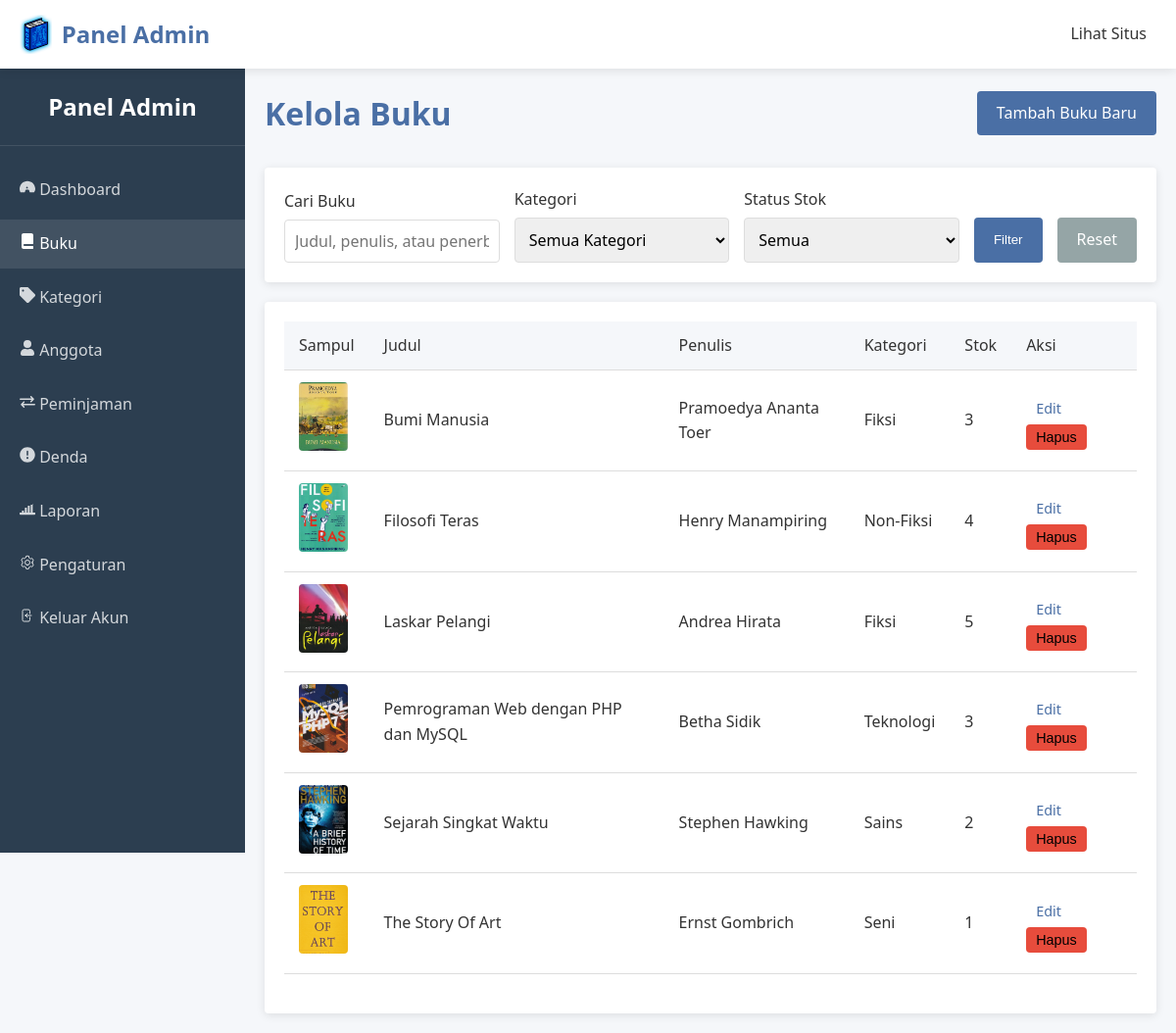
Page /admin/buku.php (signed in) on the committed database.
### tables this page shows
CREATE TABLE buku (
    id INT AUTO_INCREMENT PRIMARY KEY,
    judul VARCHAR(255) NOT NULL,
    penulis VARCHAR(255) NOT NULL,
    penerbit VARCHAR(255),
    tahun_terbit INT,
    id_kategori INT,
    deskripsi TEXT,
    sampul VARCHAR(255),
    stok INT DEFAULT 1,
    tanggal_ditambahkan TIMESTAMP DEFAULT CURRENT_TIMESTAMP,
    FOREIGN KEY (id_kategori) REFERENCES kategori(id)
);

CREATE TABLE kategori (
    id INT AUTO_INCREMENT PRIMARY KEY,
    nama VARCHAR(100) NOT NULL,
    ikon VARCHAR(255),
    tanggal_dibuat TIMESTAMP DEFAULT CURRENT_TIMESTAMP
);

### admin/buku.php (the view, shortened to what this page needs)
<?php
include '../config/koneksi.php';
$aksi = isset($_GET['aksi']) ? $_GET['aksi'] : 'daftar';
$id_buku = isset($_GET['id']) ? (int)$_GET['id'] : 0;
$cari = isset($_GET['cari']) ? mysqli_real_escape_string($koneksi, $_GET['cari']) : '';
$kategori_query = "SELECT * FROM kategori ORDER BY nama ASC";
$kategori_result = mysqli_query($koneksi, $kategori_query);
$buku = null;
$gambar_buku = [];
$books_query = "SELECT b.*, k.nama as nama_kategori FROM buku b
               JOIN kategori k ON b.id_kategori = k.id
               WHERE 1=1";
$books_query .= " ORDER BY b.judul ASC";
$books_result = mysqli_query($koneksi, $books_query);
?>
<!DOCTYPE html>
<html lang="id">
<head>
    <link rel="stylesheet" href="../assets/css/style.css">
    <link rel="stylesheet" href="../assets/css/admin.css">
</head>
<body>
    <?php include 'includes/header.php'; ?>
    <div class="admin-container">
        <?php include 'includes/sidebar.php'; ?>
        <main class="admin-content">
            <div class="admin-header">
                <h1><?php echo $aksi == 'tambah' ? 'Tambah Buku Baru' : ($aksi == 'edit' ? 'Edit Buku' : 'Kelola Buku'); ?></h1>
                <?php if ($aksi == 'daftar'): ?>
                    <a href="?aksi=tambah" class="btn btn-primary">Tambah Buku Baru</a>
                <?php endif; ?>
            </div>
            <?php if ($aksi == 'tambah' || $aksi == 'edit'): ?>
                <div class="admin-form-container">
                    <form method="post" enctype="multipart/form-data" class="admin-form">
                        <?php if ($aksi == 'edit'): ?>
                            <input type="hidden" name="id_buku" value="<?php echo $buku['id']; ?>">
                        <?php endif; ?>
                        <div class="form-group">
                            <label for="judul">Judul</label>
                            <input type="text" id="judul" name="judul" value="<?php echo $aksi == 'edit' ? htmlspecialchars($buku['judul']) : ''; ?>" required>
                        </div>
                        <div class="form-group">
                            <label for="penulis">Penulis</label>
                            <input type="text" id="penulis" name="penulis" value="<?php echo $aksi == 'edit' ? htmlspecialchars($buku['penulis']) : ''; ?>" required>
                        </div>
                        <div class="form-row">
                            <div class="form-group">
                                <label for="penerbit">Penerbit</label>
                                <input type="text" id="penerbit" name="penerbit" value="<?php echo $aksi == 'edit' ? htmlspecialchars($buku['penerbit']) : ''; ?>" required>
                            </div>
                            <div class="form-group">
                                <label for="tahun">Tahun Terbit</label>
                                <input type="number" id="tahun" name="tahun" min="1900" max="<?php echo date('Y'); ?>" value="<?php echo $aksi == 'edit' ? $buku['tahun_terbit'] : date('Y'); ?>" required>
                            </div>
                        </div>
                        <div class="form-row">
                            <div class="form-group">
                                <label for="id_kategori">Kategori</label>
                                <select id="id_kategori" name="id_kategori" required>
                                    <option value="">Pilih Kategori</option>
                                    <?php
                                    mysqli_data_seek($kategori_result, 0);
                                    while ($kategori = mysqli_fetch_assoc($kategori_result)) {
                                        $selected = ($aksi == 'edit' && $buku['id_kategori'] == $kategori['id']) ? 'selected' : '';
                                        echo '<option value="' . $kategori['id'] . '" ' . $selected . '>' . htmlspecialchars($kategori['nama']) . '</option>';
                                    }
                                    ?>
                                </select>
                            </div>
                            <div class="form-group">
                                <label for="stok">Stok</label>
                                <input type="number" id="stok" name="stok" min="0" value="<?php echo $aksi == 'edit' ? $buku['stok'] : '1'; ?>" required>
                            </div>
                        </div>
                        <div class="form-group">
                            <label for="deskripsi">Deskripsi</label>
                            <textarea id="deskripsi" name="deskripsi" rows="5" required><?php echo $aksi == 'edit' ? htmlspecialchars($buku['deskripsi']) : ''; ?></textarea>
                        </div>
                        <div class="form-group">
                            <label for="sampul">Sampul Utama</label>
                            <?php if ($aksi == 'edit' && $buku['sampul']): ?>
                                <div class="current-image">
                                    <img src="../assets/images/buku/<?php echo $buku['sampul']; ?>" alt="Sampul Saat Ini">
                                    <p>Sampul buku saat ini</p>
                                </div>
                            <?php endif; ?>
                            <input type="file" id="sampul" name="sampul" accept="image/*" <?php echo $aksi == 'tambah' ? 'required' : ''; ?>>
                            <?php if ($aksi == 'edit'): ?>
                                <p class="form-help">Biarkan kosong untuk mempertahankan gambar saat ini</p>
                            <?php endif; ?>
                        </div>
                        <div class="form-group">
                            <label for="gambar_tambahan">Gambar Tambahan</label>
                            <input type="file" id="gambar_tambahan" name="gambar_tambahan[]" accept="image/*" multiple>
                            <p class="form-help">Anda dapat memilih beberapa gambar sekaligus</p>
                            <?php if ($aksi == 'edit' && count($gambar_buku) > 0): ?>
                                <h4 style="margin-top: 15px;">Gambar Saat Ini:</h4>
                                <div class="book-images">
                                    <?php foreach ($gambar_buku as $gambar): ?>
                                        <div class="book-image-item">
                                            <img src="../assets/images/buku/<?php echo $gambar['nama_file']; ?>" alt="Gambar Buku">
                                            <span class="image-order">Urutan: <?php echo $gambar['urutan']; ?></span>
                                            <form method="post" onsubmit="return confirm('Apakah Anda yakin ingin menghapus gambar ini?');">
                                                <input type="hidden" name="id_gambar" value="<?php echo $gambar['id']; ?>">
                                                <input type="hidden" name="id_buku" value="<?php echo $id_buku; ?>">
                                                <button type="submit" name="hapus_gambar" class="delete-image">×</button>
                                            </form>
                                        </div>
                                    <?php endforeach; ?>
                                </div>
                            <?php endif; ?>
                        </div>
                        <div class="form-actions">
                            <button type="submit" name="<?php echo $aksi == 'tambah' ? 'tambah_buku' : 'update_buku'; ?>" class="btn btn-primary">
                                <?php echo $aksi == 'tambah' ? 'Tambah Buku' : 'Perbarui Buku'; ?>
                            </button>
                            <a href="buku.php" class="btn btn-secondary">Batal</a>
                        </div>
                    </form>
                </div>
            <?php else: ?>
                <div class="search-filters">
                    <form method="get" action="">
                        <div class="form-group">
                            <label for="cari">Cari Buku</label>
                            <input type="text" id="cari" name="cari" placeholder="Judul, penulis, atau penerbit" value="<?php echo htmlspecialchars($cari); ?>">
                        </div>
                        <div class="form-group">
                            <label for="kategori">Kategori</label>
                            <select id="kategori" name="kategori">
                                <option value="0">Semua Kategori</option>
                            </select>
                        </div>
                        <div class="form-group">
                            <label for="stok">Status Stok</label>
                            <select id="stok" name="stok">
                                <option value="">Semua</option>
                            </select>
                        </div>
                        <div class="form-actions">
                            <button type="submit" class="btn btn-primary">Filter</button>
                            <a href="buku.php" class="btn btn-reset">Reset</a>
                        </div>
                    </form>
                </div>
                <div class="admin-table-container">
                    <table class="admin-table">
                        <thead>
                            <tr>
                                <th>Sampul</th>
                                <th>Judul</th>
                                <th>Penulis</th>
                                <th>Kategori</th>
                                <th>Stok</th>
                                <th>Aksi</th>
                            </tr>
                        </thead>
                        <tbody>
                            <?php if (mysqli_num_rows($books_result) > 0): ?>
                                <?php while ($row = mysqli_fetch_assoc($books_result)): ?>
                                    <tr>
                                        <td>
                                            <img src="<?php echo $row['sampul'] ? '../assets/images/buku/' . $row['sampul'] : '../assets/images/sampul-default.jpg'; ?>" alt="<?php echo htmlspecialchars($row['judul']); ?>" class="book-thumbnail">
                                        </td>
                                        <td><?php echo htmlspecialchars($row['judul']); ?></td>
                                        <td><?php echo htmlspecialchars($row['penulis']); ?></td>
                                        <td><?php echo htmlspecialchars($row['nama_kategori']); ?></td>
                                        <td><?php echo $row['stok']; ?></td>
                                        <td>
                                            <a href="?aksi=edit&id=<?php echo $row['id']; ?>" class="btn btn-small">Edit</a>
                                            <form method="post" class="delete-form" onsubmit="return confirm('Apakah Anda yakin ingin menghapus buku ini?');">
                                                <button type="submit" name="hapus_buku" class="btn btn-small btn-danger">Hapus</button>
                                            </form>
                                        </td>
                                    </tr>
                                <?php endwhile; ?>
                            <?php else: ?>
                                <tr>
                                    <td colspan="6">Tidak ada buku yang ditemukan.</td>
                                </tr>
                            <?php endif; ?>
                        </tbody>
                    </table>
                </div>
            <?php endif; ?>
        </main>
    </div>
</body>
</html>

### assets/css/style.css (style rules this page uses)
:root { --primary-color: #4a6fa5; --primary-dark: #3a5a8c; --secondary-color: #e67e22; --secondary-dark: #d35400; --success-color: #27ae60; --error-color: #e74c3c; --warning-color: #f39c12; --text-color: #333; --text-light: #666; --bg-color: #fff; --bg-light: #f5f7fa; --border-color: #ddd; --shadow: 0 2px 10px rgba(0, 0, 0, 0.1); --radius: 4px; }
* { margin: 0; padding: 0; box-sizing: border-box; }
body { font-family: "Segoe UI", Tahoma, Geneva, Verdana, sans-serif; line-height: 1.6; color: var(--text-color); background-color: var(--bg-light); }
a { text-decoration: none; color: var(--primary-color); }
img { max-width: 100%; }
.btn { display: inline-block; padding: 10px 20px; border-radius: var(--radius); font-weight: 500; cursor: pointer; transition: all 0.3s ease; border: none; text-align: center; }
.btn-primary { background-color: var(--primary-color); color: white; }
.btn-small { padding: 5px 10px; font-size: 0.9rem; }
.form-group { margin-bottom: 20px; }
.form-group label { display: block; margin-bottom: 5px; font-weight: 500; }
.form-group input, .form-group select, .form-group textarea { width: 100%; padding: 10px; border: 1px solid var(--border-color); border-radius: var(--radius); font-family: inherit; font-size: 1rem; }
table { width: 100%; border-collapse: collapse; }
table th, table td { padding: 12px 15px; text-align: left; border-bottom: 1px solid var(--border-color); }
table th { background-color: var(--bg-light); font-weight: 500; }

### assets/css/admin.css (style rules this page uses)
.admin-container { display: flex; min-height: 100vh; }
.admin-content { flex: 1; margin-left: 250px; padding: 20px; }
.admin-header { display: flex; justify-content: space-between; align-items: center; margin-bottom: 30px; }
.admin-header h1 { color: var(--primary-color); }
.admin-table { margin-bottom: 20px; }
.form-actions { display: flex; gap: 15px; margin-top: 30px; }
.admin-table-container { background-color: white; border-radius: var(--radius); padding: 20px; box-shadow: var(--shadow); overflow-x: auto; }
.book-thumbnail { width: 50px; height: 70px; object-fit: cover; border-radius: var(--radius); }
.delete-form { display: inline; }
.btn-danger { background-color: var(--error-color); }

### admin/buku.php (style rules this page uses)
.search-filters { background-color: white; padding: 20px; border-radius: var(--radius); margin-bottom: 20px; box-shadow: var(--shadow); }
.search-filters form { display: flex; flex-wrap: wrap; gap: 15px; align-items: flex-end; }
.search-filters .form-group { flex: 1; min-width: 200px; margin-bottom: 0; }
.search-filters .form-group label { margin-bottom: 5px; display: block; }
.search-filters .form-actions { margin-top: 0; }
.search-filters .btn { margin-bottom: 0; }
.search-filters .btn-reset { background-color: #95a5a6; color: white; }

### rows in the picture
buku: sampul (picture), judul "Bumi Manusia", penulis "Pramoedya Ananta Toer", id_kategori.nama "Fiksi", stok "3"
buku: sampul (picture), judul "Filosofi Teras", penulis "Henry Manampiring", id_kategori.nama "Non-Fiksi", stok "4"
buku: sampul (picture), judul "Laskar Pelangi", penulis "Andrea Hirata", id_kategori.nama "Fiksi", stok "5"
buku: sampul (picture), judul "Pemrograman Web dengan PHP dan MySQL", penulis "Betha Sidik", id_kategori.nama "Teknologi", stok "3"
buku: sampul (picture), judul "Sejarah Singkat Waktu", penulis "Stephen Hawking", id_kategori.nama "Sains", stok "2"
buku: sampul (picture), judul "The Story Of Art", penulis "Ernst Gombrich", id_kategori.nama "Seni", stok "1"
